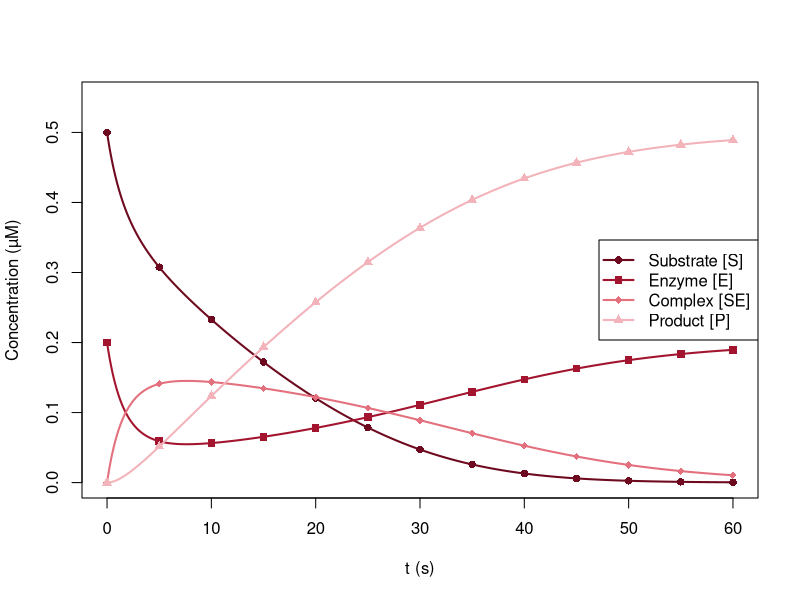

The R script that drew this image:
# Fig. 4.13: Michaelis-Menten system with all four concentrations (book, Section 4.3, Eq. 4.12)
# k1 = 1, k2 = 1e-4, k3 = 0.1, [S]0 = 0.5 µM, [E]0 = 0.2 µM, [SE]0 = [P]0 = 0
# (c) 2026 Philipp Kügler · Program for the book "Dynamical Systems in the Life Sciences" · MIT License (see LICENSE)
library(deSolve)                         # package deSolve: install.packages("deSolve")
k1 <- 1; k2 <- 1e-4; k3 <- 0.1                 # rates in 1/(µM s) and 1/s
S0 <- 0.5                                      # µM
k50 <- (k2 + k3) / k1
# z = ([S], [E], [SE], [P]): substrate, enzyme, complex, product
mm <- function(t, z) c(-k1 * z[1] * z[2] + k2 * z[3], -k1 * z[1] * z[2] + (k2 + k3) * z[3],
                       k1 * z[1] * z[2] - (k2 + k3) * z[3], k3 * z[3])
loese <- function(f, z0, t) ode(z0, t, function(t, z, p) list(f(t, z)), NULL, method = "lsoda", rtol = 1e-10, atol = 1e-14)

E0 <- 0.2
x <- loese(mm, c(S0, E0, 0, 0), seq(0, 60, length.out = 3001))   # columns: time, [S], [E], [SE], [P]
cat("conservation [E] + [SE] = E0 up to rounding errors (< 1e-12):", if (max(abs(x[, 3] + x[, 4] - E0)) < 1e-12) "yes" else "no", "\n")
for (tt in c(5, 20, 60)) {
  i <- which(x[, 1] >= tt - 1e-9)[1]
  cat(sprintf("t = %2d s: [S] = %.4f, [E] = %.4f, [SE] = %.4f, [P] = %.4f\n", tt, x[i, 2], x[i, 3], x[i, 4], x[i, 5]))
}
farben <- c(rgb(0.43, 0.04, 0.12), rgb(0.64, 0.08, 0.18), rgb(0.89, 0.44, 0.49), rgb(0.95, 0.70, 0.73)); zeichen <- c(16, 15, 18, 17)
plot(NULL, xlim = c(0, 60), ylim = c(0, 0.55), xlab = "t (s)", ylab = "Concentration (µM)")
for (j in 1:4) {
  lines(x[, 1], x[, j + 1], col = farben[j], lwd = 2)
  idx <- seq(1, nrow(x), 250); points(x[idx, 1], x[idx, j + 1], pch = zeichen[j], col = farben[j])
}
legend("right", legend = c("Substrate [S]", "Enzyme [E]", "Complex [SE]", "Product [P]"), col = farben, pch = zeichen, lwd = 2)
